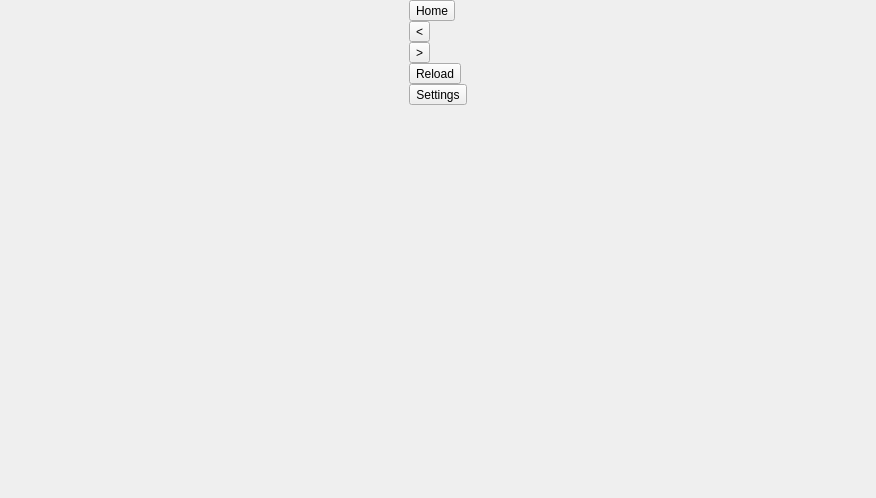
<?xml version="1.0" encoding="UTF-8"?>
<ui version="4.0">
 <class>Web</class>
 <widget class="QWidget" name="Web">
  <property name="geometry">
   <rect>
    <x>0</x>
    <y>0</y>
    <width>876</width>
    <height>498</height>
   </rect>
  </property>
  <property name="sizePolicy">
   <sizepolicy hsizetype="Expanding" vsizetype="Expanding">
    <horstretch>0</horstretch>
    <verstretch>0</verstretch>
   </sizepolicy>
  </property>
  <property name="windowTitle">
   <string>Form</string>
  </property>
  <layout class="QGridLayout" name="gridLayout">
   <property name="sizeConstraint">
    <enum>QLayout::SetDefaultConstraint</enum>
   </property>
   <property name="leftMargin">
    <number>0</number>
   </property>
   <property name="topMargin">
    <number>0</number>
   </property>
   <property name="rightMargin">
    <number>0</number>
   </property>
   <property name="bottomMargin">
    <number>0</number>
   </property>
   <property name="spacing">
    <number>-1</number>
   </property>
   <item row="0" column="0">
    <layout class="QHBoxLayout" name="horizontalLayout">
     <property name="spacing">
      <number>0</number>
     </property>
     <property name="sizeConstraint">
      <enum>QLayout::SetMaximumSize</enum>
     </property>
     <item>
      <layout class="QVBoxLayout" name="verticalLayout_WebView">
       <property name="spacing">
        <number>0</number>
       </property>
       <property name="sizeConstraint">
        <enum>QLayout::SetMaximumSize</enum>
       </property>
      </layout>
     </item>
     <item>
      <layout class="QVBoxLayout" name="verticalLayout_Buttons" stretch="0,0,0,0,0,0">
       <property name="spacing">
        <number>0</number>
       </property>
       <property name="sizeConstraint">
        <enum>QLayout::SetMinimumSize</enum>
       </property>
       <item>
        <widget class="QToolButton" name="toolButton_Home">
         <property name="sizePolicy">
          <sizepolicy hsizetype="Fixed" vsizetype="Fixed">
           <horstretch>0</horstretch>
           <verstretch>0</verstretch>
          </sizepolicy>
         </property>
         <property name="text">
          <string>Home</string>
         </property>
         <property name="icon">
        <iconset>
         <normaloff>:/resources/images/web/home.png</normaloff>:/resources/images/web/home.png</iconset>
       </property>
       <property name="iconSize">
        <size>
         <width>32</width>
         <height>32</height>
        </size>
       </property>
        </widget>
       </item>
       <item>
        <widget class="QToolButton" name="toolButton_Back">
         <property name="sizePolicy">
          <sizepolicy hsizetype="Fixed" vsizetype="Fixed">
           <horstretch>0</horstretch>
           <verstretch>0</verstretch>
          </sizepolicy>
         </property>
         <property name="text">
          <string>&lt;</string>
         </property>
         <property name="icon">
        <iconset>
         <normaloff>:/resources/images/web/back.png</normaloff>:/resources/images/web/back.png</iconset>
       </property>
       <property name="iconSize">
        <size>
         <width>32</width>
         <height>32</height>
        </size>
       </property>
        </widget>
       </item>
       <item>
        <widget class="QToolButton" name="toolButton_Forward">
         <property name="sizePolicy">
          <sizepolicy hsizetype="Fixed" vsizetype="Fixed">
           <horstretch>0</horstretch>
           <verstretch>0</verstretch>
          </sizepolicy>
         </property>
         <property name="text">
          <string>&gt;</string>
         </property>
         <property name="icon">
        <iconset>
         <normaloff>:/resources/images/web/forward.png</normaloff>:/resources/images/web/forward.png</iconset>
       </property>
       <property name="iconSize">
        <size>
         <width>32</width>
         <height>32</height>
        </size>
       </property>
        </widget>
       </item>
       <item>
        <widget class="QToolButton" name="toolButton_Reload">
         <property name="sizePolicy">
          <sizepolicy hsizetype="Fixed" vsizetype="Fixed">
           <horstretch>0</horstretch>
           <verstretch>0</verstretch>
          </sizepolicy>
         </property>
         <property name="text">
          <string>Reload</string>
         </property>
         <property name="icon">
        <iconset>
         <normaloff>:/resources/images/web/reload.png</normaloff>:/resources/images/web/reload.png</iconset>
       </property>
       <property name="iconSize">
        <size>
         <width>32</width>
         <height>32</height>
        </size>
       </property>
        </widget>
       </item>
       <item>
        <widget class="QToolButton" name="toolButton_Settings">
         <property name="sizePolicy">
          <sizepolicy hsizetype="Fixed" vsizetype="Fixed">
           <horstretch>0</horstretch>
           <verstretch>0</verstretch>
          </sizepolicy>
         </property>
         <property name="text">
          <string>Settings</string>
         </property>
         <property name="icon">
        <iconset>
         <normaloff>:/resources/images/web/wheel.png</normaloff>:/resources/images/web/wheel.png</iconset>
       </property>
       <property name="iconSize">
        <size>
         <width>32</width>
         <height>32</height>
        </size>
       </property>
        </widget>
       </item>
       <item>
        <spacer name="verticalSpacer">
         <property name="orientation">
          <enum>Qt::Vertical</enum>
         </property>
         <property name="sizeHint" stdset="0">
          <size>
           <width>20</width>
           <height>40</height>
          </size>
         </property>
        </spacer>
       </item>
      </layout>
     </item>
    </layout>
   </item>
  </layout>
 </widget>
 <resources/>
 <connections/>
</ui>
